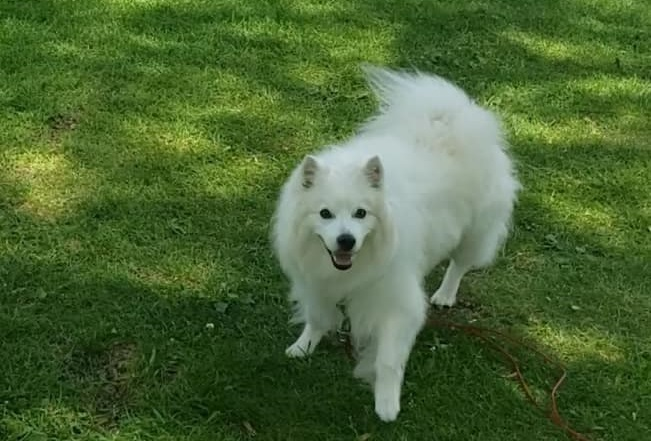
#> input picture saphira.jpg, 651 x 441 px
$ python lab2part3.py   (older library calls are emulated)
#> lines starting #> are read from the running program, lines starting #| are printed output that depends on the picture; after the words box and inside, x2 and y2 are one past the last pixel; in counts of white or black regions, pixels touching at a corner belong together
import cv2

img = cv2.imread('saphira.jpg')
#> img is the input picture: shape (441, 651, 3); mean B, G, R 52.7, 101.3, 74.9

cv2.imshow('edge detection test image', img)

# Convert to graycsale
img_gray = cv2.cvtColor(img, cv2.COLOR_BGR2GRAY)
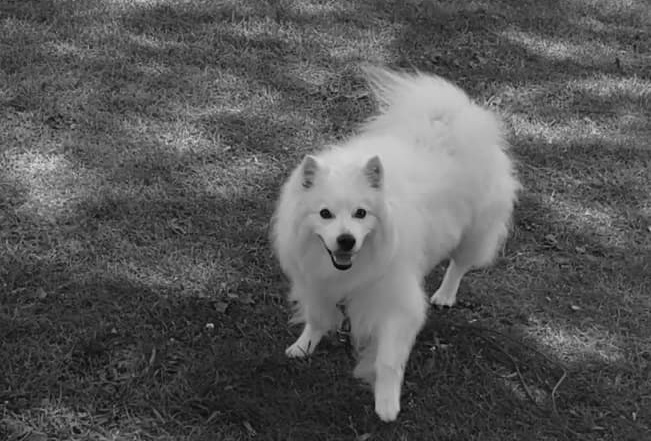
#> img_gray: shape (441, 651); min 4, max 218, mean 87.8
# Blur the image for better edge detection
img_blur = cv2.GaussianBlur(img_gray, (3,3), 0)

# Sobel Edge Detection
sobelx = cv2.Sobel(src=img_blur, ddepth=cv2.CV_64F, dx=1, dy=0, ksize=5)
sobely = cv2.Sobel(src=img_blur, ddepth=cv2.CV_64F, dx=0, dy=1, ksize=5)
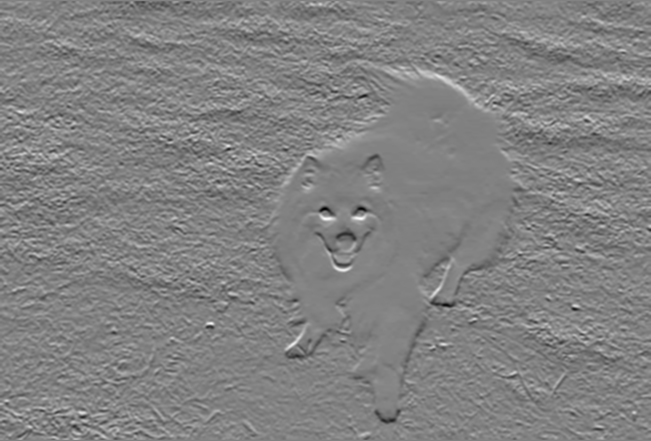
#> sobely: shape (441, 651) float64; min -4753, max 4533, mean -11; drawn with min black and max white
sobelxy = cv2.Sobel(src=img_blur, ddepth=cv2.CV_64F, dx=1, dy=1, ksize=5)
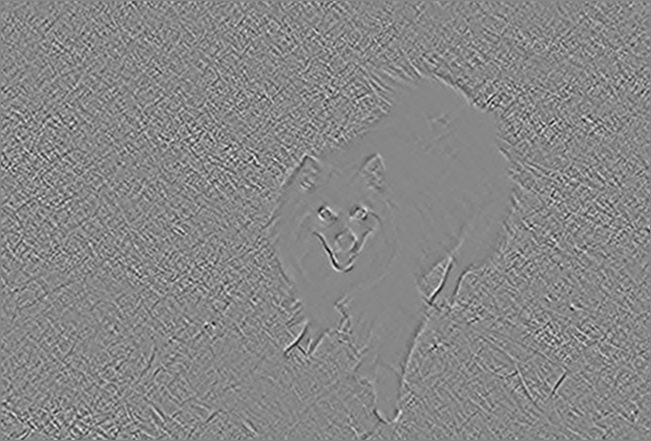
#> sobelxy: shape (441, 651) float64; min -839, max 741, mean 0; drawn with min black and max white
# Display Sobel Edge Detection Images
cv2.imshow('Sobel X', sobelx)
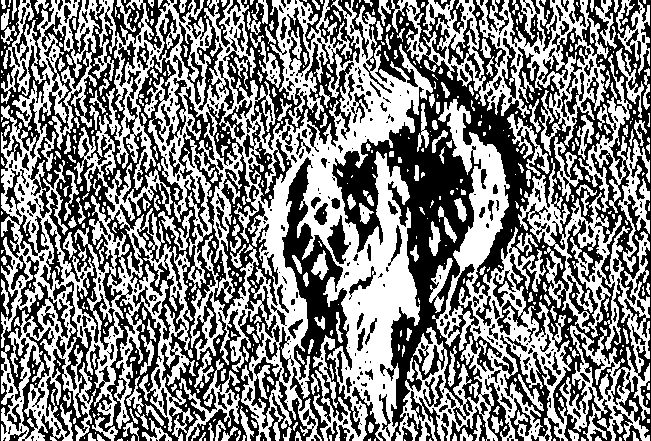
#> window 'Sobel X': shape (441, 651); 50.4% white; 592 black regions (377 under 20 px), largest, box (x1, y1, x2, y2) and area: (332, 0, 651, 441) 51290, (28, 0, 278, 441) 37493, (282, 157, 361, 441) 6930
cv2.waitKey(0)
cv2.imshow('Sobel Y', sobely)
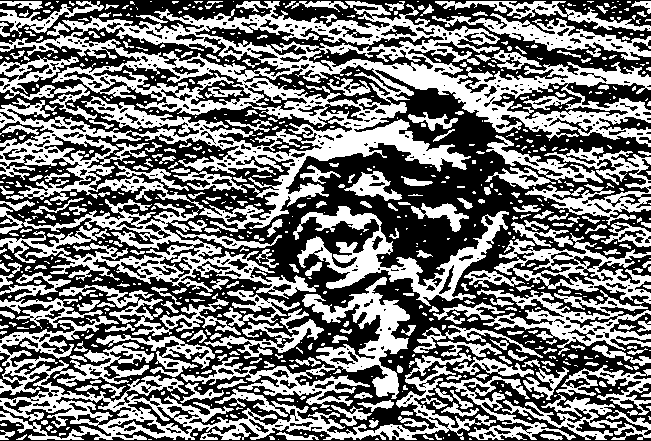
#> window 'Sobel Y': shape (441, 651); 46.7% white; 781 white regions (513 under 20 px), largest, box (x1, y1, x2, y2) and area: (0, 1, 651, 232) 42688, (0, 298, 496, 440) 15379, (0, 199, 319, 299) 7929
cv2.waitKey(0)
cv2.imshow('Sobel X Y using Sobel() function', sobelxy)
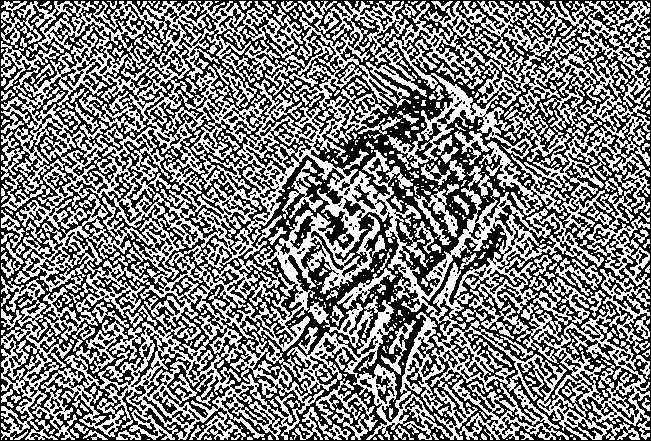
#> window 'Sobel X Y using Sobel() functi': shape (441, 651); 48.8% white; 649 white regions (449 under 20 px), largest, box (x1, y1, x2, y2) and area: (1, 1, 650, 440) 120170, (316, 378, 378, 440) 1049, (1, 37, 60, 95) 831
cv2.waitKey(0)

# Canny Edge Detection
edges = cv2.Canny(image=img_blur, threshold1=100, threshold2=200)
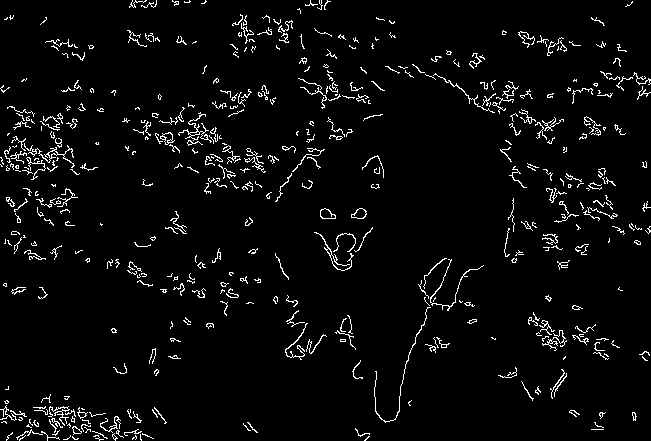
#> edges: shape (441, 651); 4% white in thin lines or dots
# Display Canny Edge Detection Image
cv2.imshow('Canny Edge Detection', edges)
cv2.waitKey(0)

cv2.destroyAllWindows()
